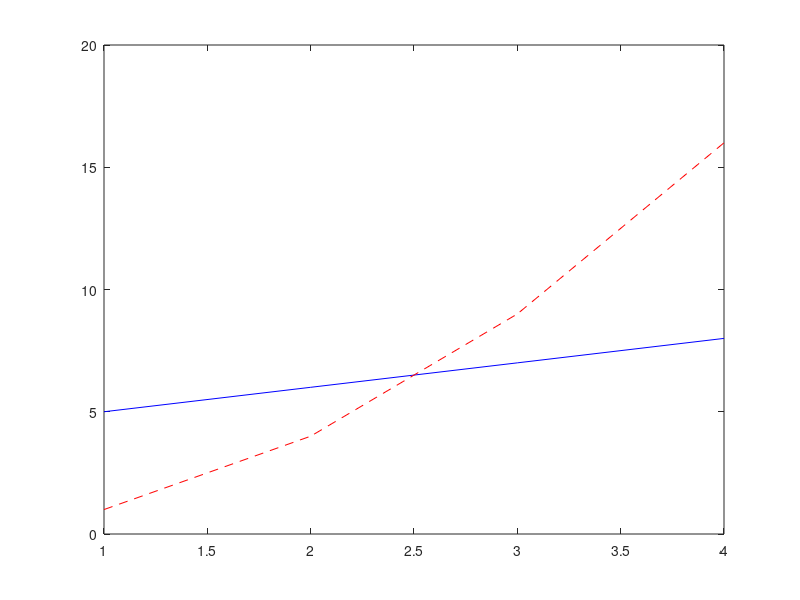

Source code (MATLAB):
bodymoovin = -54.315;
fprintf('big booty hoes: %+10.3f\n',bodymoovin)

M = magic(4)

A = M([1 2 4], 2:2:end)

Y = linspace(1,10,1200);
for z=1:length(Y)
    q=1+1;
end
z

t=3;
d=1;
while t<10
    t=t+2;
    d=d+1;
end
t
d


f=0;
j = true;
j = -1;
if(200)
    f=1;
end
f

v = linspace(2,4,8)

array = linspace(31,10,8)

array2 = (31:-3:10)

Q = 0;

A = 2;

B = 3;

if (A == B)

  Q = 1;

elseif (A <= B)

  Q = 2;

elseif (A >= B)

  Q = 3;

else

  Q = 4;

end
Q

v = (1:5:10)
v(1) = 4
a = [3 4 2];
r=3; 
h=[1,5,12]; 
V=pi*r^2*h

a = [2 4 6 8];

sum_a = 0

for i = 1:length(a)

sum_a = sum_a + a(i);

end
 sum_a
 
x = 1;

while (x == 1)

fprintf('\n x is 1')

x = 0;

end

fprintf('\n x is no longer 1')


v = [1.5, 2.5, 3.5, 4.5, 5.5, 6.5, 7.5]
E = (100* v.^2)/2

x1 = [1 2 3 4];

y1 = [5 6 7 8];

x2 = [1 2 3 4];

y2 = [1 4 9 16];

plot(x1,y1,'b-',x2,y2,'r--')

M = [ 3 4 2 2]
k = 1;

while ( M(k) ~= 2)

k = k+1;

end

fprintf('Number 2 appears for the first time in vector M in position %i', k)

